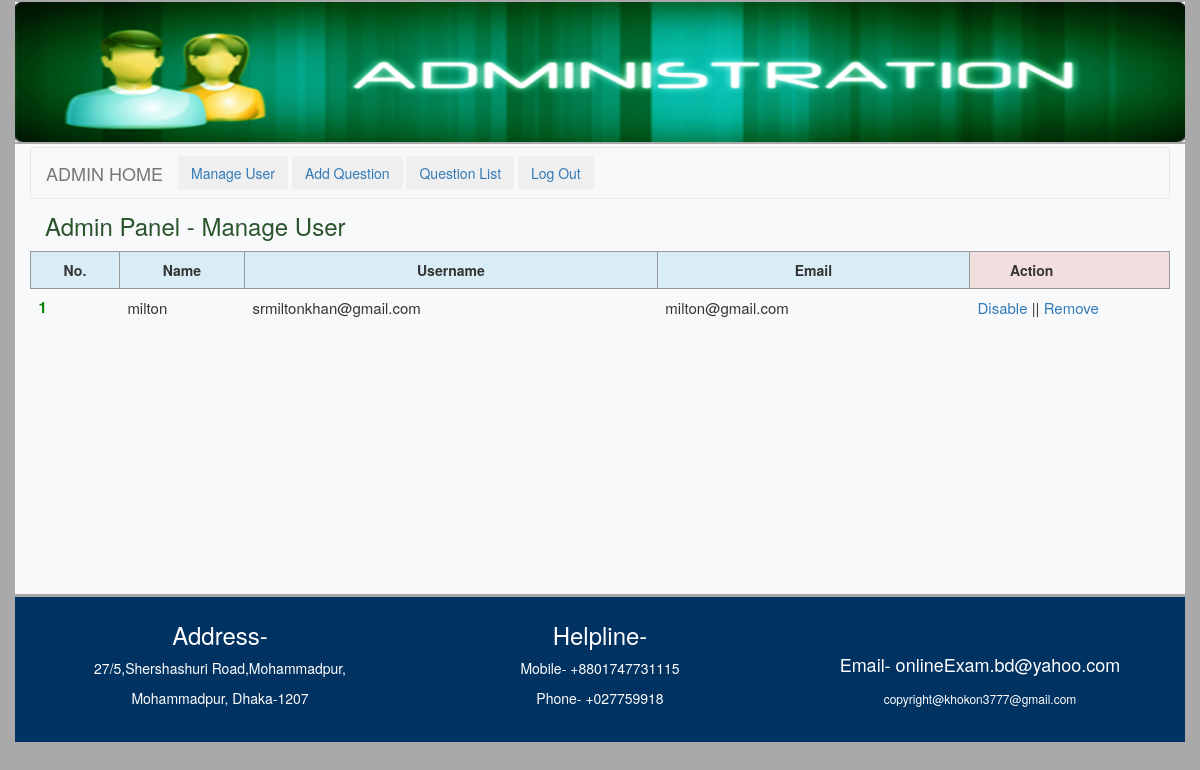
/admin/user.php (signed in), run on the app's committed database.
### tables this page shows
CREATE TABLE IF NOT EXISTS `tbl_user` (
  `userid` int(11) NOT NULL AUTO_INCREMENT,
  `name` varchar(50) NOT NULL,
  `username` varchar(30) NOT NULL,
  `password` varchar(32) NOT NULL,
  `email` varchar(255) NOT NULL,
  `status` int(11) NOT NULL DEFAULT 0,
  PRIMARY KEY (`userid`)
);

### lib/Database.php (called while the page is built, shortened)
<?php
class Database{
	public $host = DB_HOST;
	public $user = DB_USER;
	public $pass = DB_PASS;
	public $dbname = DB_NAME;
	public $link;
	private function connectDB(){
		$this->link = new mysqli($this->host,$this->user,$this->pass,$this->dbname);
	}
	public function select($query){
		$result = $this->link->query($query) or die($this->link->error.__LINE__);
		if($result->num_rows>0){
			return $result;
		}else{
			return false;
		}
	}
}
?>

### classes/User.php (called while the page is built, shortened)
<?php
$filepath = realpath(dirname(__FILE__));
include_once ($filepath . '/../lib/Database.php');
class User {
    private $db;
    public function __construct() {
        $this->db = new Database();
    }
    public function getAllUser() {
        $query = "SELECT * FROM tbl_user ORDER BY userid DESC";
        $result = $this->db->select($query);
        return $result;
    }
}
?>

### admin/user.php (the view, shortened to what this page needs)
<?php
$filepath = realpath(dirname(__FILE__));
include_once ($filepath . '/inc/adheader.php');
include_once ($filepath . '/../classes/User.php');
$user = new User();
?>
<link rel="stylesheet" type="text/css" href="css/user.css">
<!DOCTYPE html>
<html>
    <body style="background:#A9A9A9">
        <div class="container-fluid">
            <div class="container" style="min-height: 450px;background: #F8F9FB;margin-top: -3px;">
                <?php include 'inc/admenu.php'; ?>
                <div class="col-sm-6 title">Admin Panel - Manage User</div>
                <div class="col-sm-6 msg">
                </div>
                <table class="table table-hover">
                    <thead>
                        <tr class="info">
                            <th style="text-align: center; border: 1px solid #999;">No.</th>
                            <th style="text-align: center; border: 1px solid #999;">Name</th>
                            <th style="text-align: center; border: 1px solid #999;">Username</th>
                            <th style="text-align: center; border: 1px solid #999;">Email</th>
                            <th class="danger" style="padding-left: 40px; border: 1px solid #999; width: 200px;">Action</th>
                        </tr>
                    </thead>
                    <?php
                        $userdata = $user->getAllUser();
                        if($userdata){
                            $i = 0;
                        while ($result = $userdata->fetch_assoc()){
                            $i++;
                    ?>
                    <tbody>
                        <tr class="writesize">
                            <th>
                            <?php
                                if($result['status'] == 1){
                                    echo "<span class='error'>$i</span>";
                                } else {
                                    echo "<span class='success'>$i</span>";
                                }
                            ?></th>
                            <td><?php echo $result['name'];?></td>
                            <td><?php echo $result['username'];?></td>
                            <td><?php echo $result['email'];?></td>
                            <td class="adminac" style="width: 200px;">
                                <?php if($result['status'] == '0'){?>
                                <a onclick="return confirm('Are You Sure To Disable ?')" href="?dis=<?php echo $result['userid'];?>"> Disable </a>
                                <?php } else {?>
                                <a onclick="return confirm('Are You Sure To Enable ?')" href="?ena=<?php echo $result['userid'];?>"> Enable </a>
                                <?php }?>
                                || <a onclick="return confirm('Are You Sure To Remove ?')" href="?del=<?php echo $result['userid'];?>"> Remove </a>
                            </td>
                        </tr>
                    </tbody>
                        <?php } }?>
                </table>
            </div>
        </div>
    </body>
    <?php include 'inc/footer.php'; ?>
</html>

### admin/css/user.css (style rules this page uses)
.writesize { font-size: 15px; }
.adminac a { text-decoration: none; }
.title { height: 50px; margin-top: -18px; font-size: 24px; line-height: 50px; color: #2b542c; }
.msg { height: 50px; margin-top: -18px; line-height: 50px; font-size: 16px; text-align: center; }
.success { color: green; }

### data on the page
tbl_user: name "milton", username "srmiltonkhan@gmail.com", email "milton@gmail.com"
